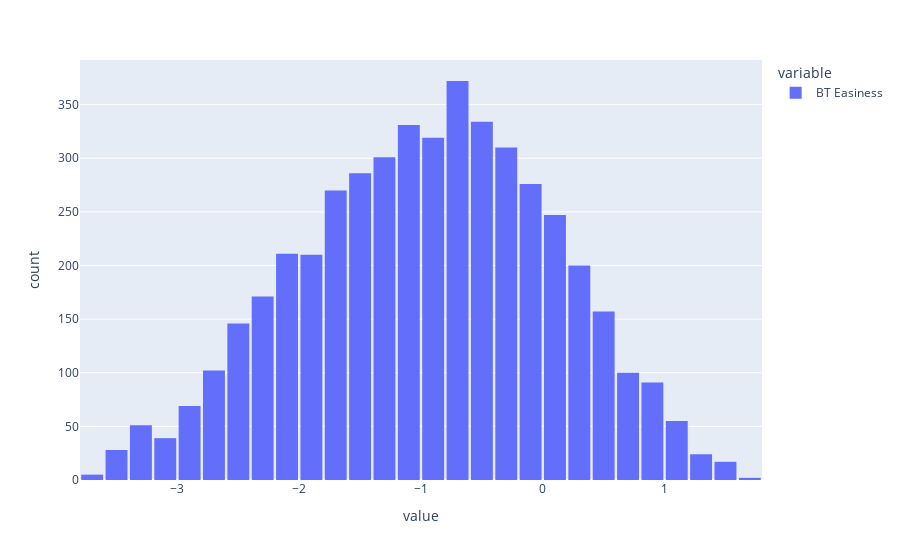

The cell this chart's notebook holds for it:
### Code cell
fig = px.histogram(df["BT Easiness"], nbins=30)
fig.update_layout(bargap=0.1)

fig.show()

### Figure 1 — Plotly figure (JSON) as saved in the notebook; plotly's stock layout.template omitted (floating-point values rounded to 4 significant figures; data arrays with more than 128 entries replaced by an {"elided": "..."} marker saying what was removed)
{"data": [{"alignmentgroup": "True", "bingroup": "x", "hovertemplate": "variable=BT Easiness<br>value=%{x}<br>count=%{y}<extra></extra>", "legendgroup": "BT Easiness", "marker": {"color": "#636efa", "pattern": {"shape": ""}}, "name": "BT Easiness", "nbinsx": 30, "offsetgroup": "BT Easiness", "orientation": "v", "showlegend": true, "type": "histogram", "x": {"elided": "4724 float values"}, "xaxis": "x", "yaxis": "y"}], "layout": {"bargap": 0.1, "barmode": "relative", "legend": {"title": {"text": "variable"}, "tracegroupgap": 0}, "margin": {"t": 60}, "xaxis": {"anchor": "y", "domain": [0, 1], "title": {"text": "value"}}, "yaxis": {"anchor": "x", "domain": [0, 1], "title": {"text": "count"}}}}
